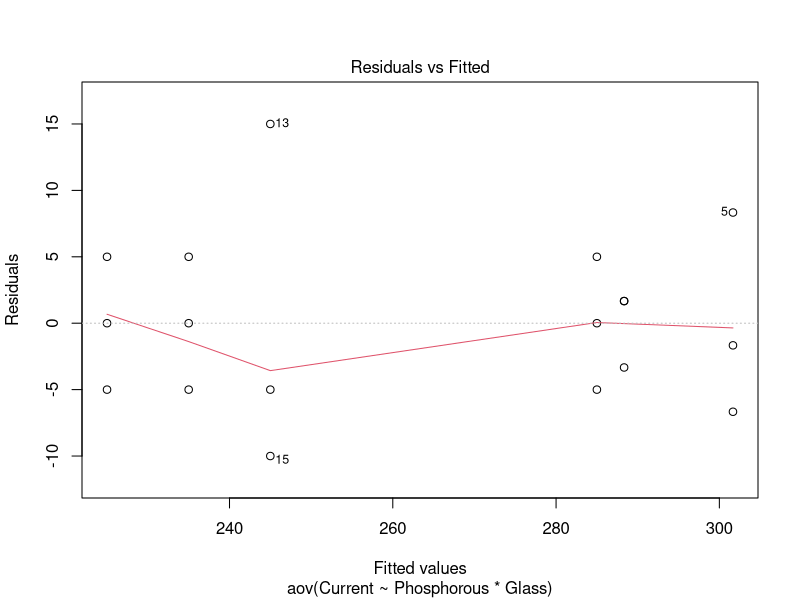
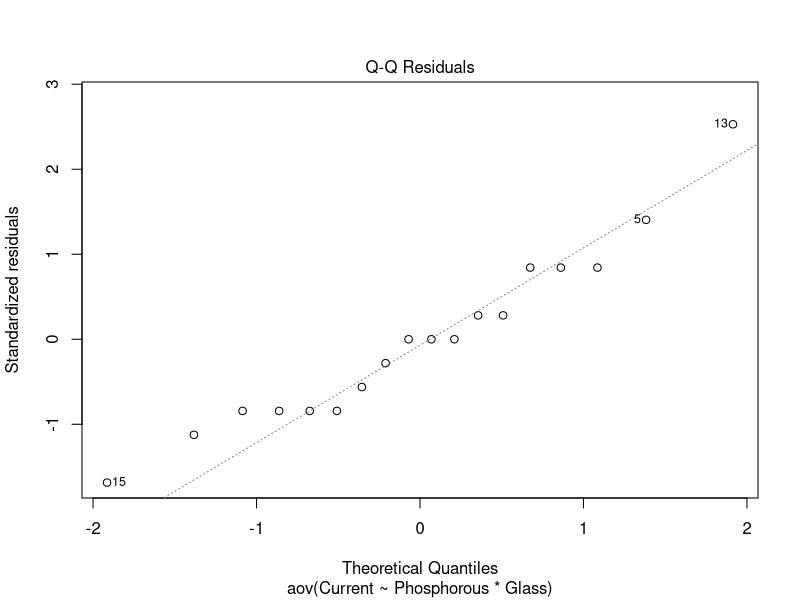
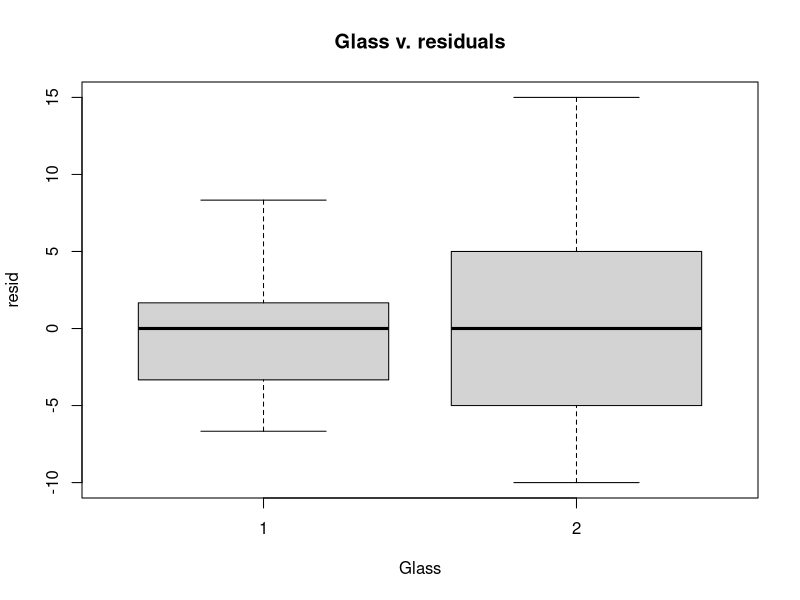
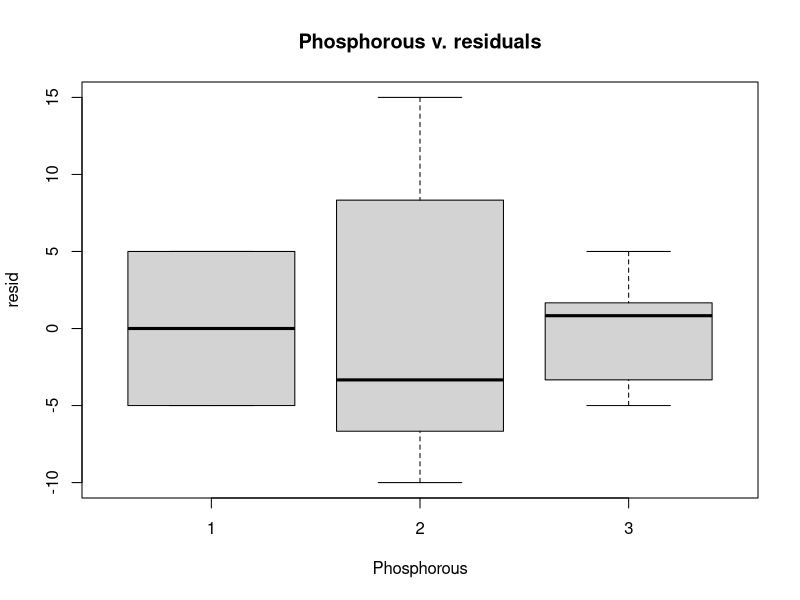
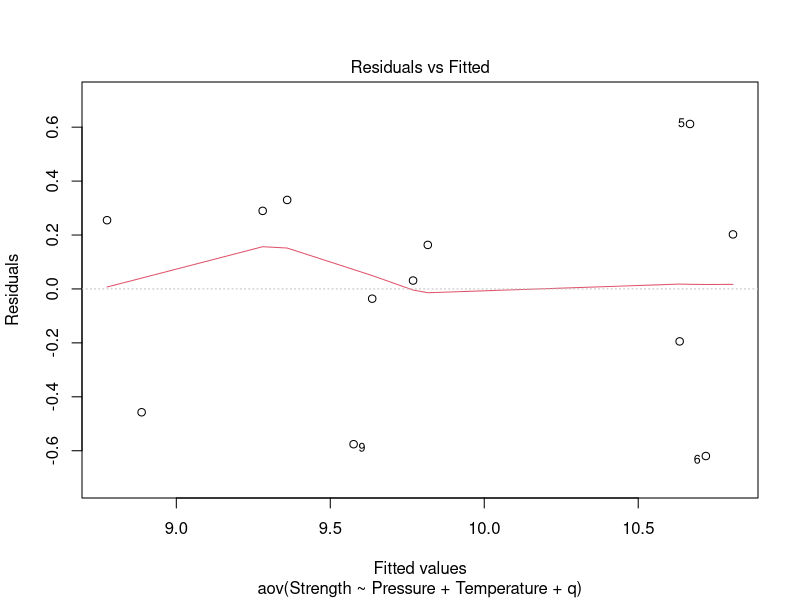
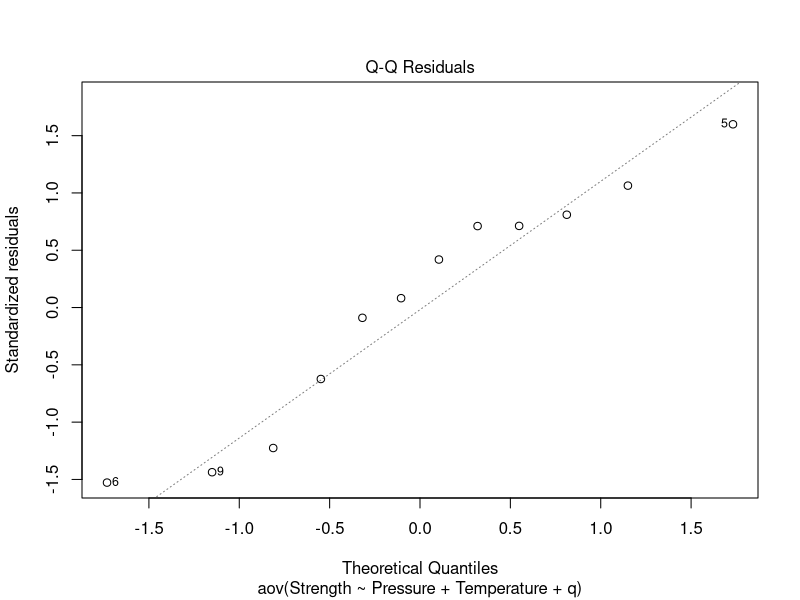
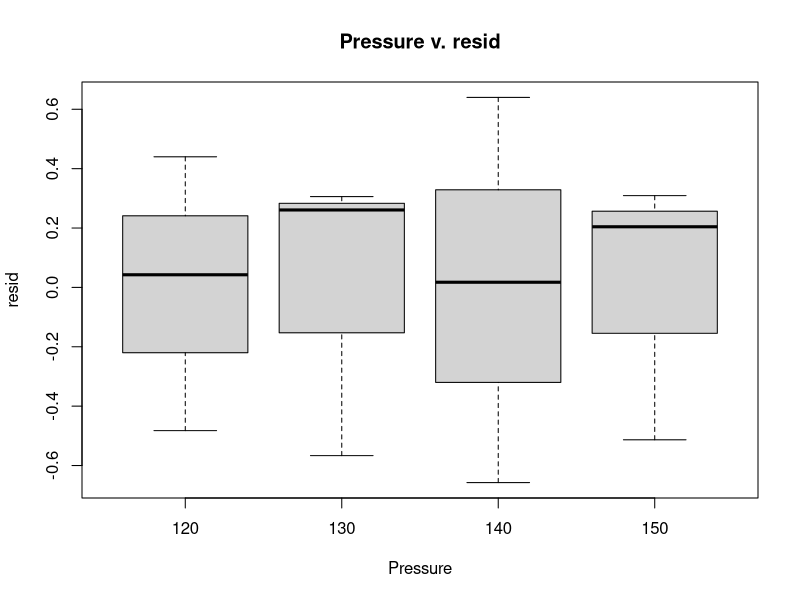
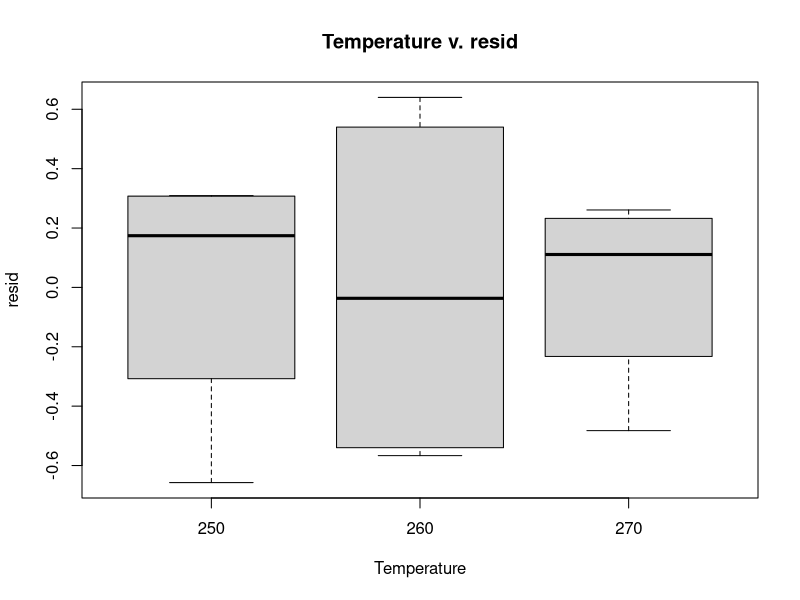

Write the R code that produced these figures, in order.
## ---- chunk 1
knitr::opts_chunk$set(cache = T, fig.width = 8, fig.height = 5, fig.align = 'center')
## ---- chunk 2
# DF
leftover_df <- 17 -12 - 1
leftover_df / 2

# SS (orthogonal since factorial design)
ss_interaction <- 231.551 - 105.327 - 80.554 - 0.322
ss_interaction

# MS
ss_interaction /2

# F values
f_A <- 0.322 / 8.7773
f_AB <- 22.674 / 8.7773
c(f_A, f_AB)

# p values
pf(f_A, 1, 12, lower.tail=F)
f_B <- 4.59
pf(f_B, 2, 12, lower.tail=F)
pf(f_AB, 2, 12, lower.tail=F)
## ---- chunk 3
tv <- read.csv("./Datasets/Q5-6.csv")
tv$Phosphorous <- as.factor(tv$Phosphorous)
tv$Glass <- as.factor(tv$Glass)
tv_aov <- aov(Current ~ Phosphorous*Glass, data=tv)
summary(tv_aov)
## ---- chunk 4
plot(tv_aov, c(1,2))
plot(tv
     $Glass, resid(tv_aov), main = 'Glass v. residuals', xlab='Glass', ylab='resid')
plot(
  tv$Phosphorous,
  resid(tv_aov),
  main = 'Phosphorous v. residuals',
  xlab = 'Phosphorous',
  ylab = 'resid'
)
## ---- chunk 5
adhesive <- read.csv("./Datasets/Q5-16.csv")
adhesive$Pressure <- as.factor(adhesive$Pressure)
adhesive$Temperature <- as.factor(adhesive$Temperature)

adhesive_aov <- aov(Strength ~ Pressure + Temperature, data = adhesive)
adhesive$q <- adhesive_aov$fitted.values^2 
adhesive_tukey_add <- aov(Strength ~ Pressure + Temperature + q, data = adhesive)
summary(adhesive_tukey_add)

# Model assumptions
plot(adhesive_tukey_add, c(1,2))
plot(adhesive$Pressure, resid(adhesive_aov), xlab="Pressure", ylab="resid", main="Pressure v. resid")
plot(adhesive$Temperature, resid(adhesive_aov), xlab="Temperature", ylab="resid", main="Temperature v. resid")
## ---- chunk 6
library(lmerTest)

chemicals <- read.csv("./Datasets/Q5-21.csv")
chemicals$Pressure <- as.factor(chemicals$Pressure)
chemicals$Day <- as.factor(chemicals$Day)
chemicals$Temperature <- as.factor(chemicals$Temperature)

chemicals_RE <- lmer(Yield ~ Pressure * Temperature + (1 | Day), data = chemicals)
anova(chemicals_RE)

ranova(chemicals_RE)

# Check for model assumptions
resid <- resid(chemicals_RE)
qqnorm(resid, datax = T)

plot(fitted(chemicals_RE), resid, main="fitted v. resid", xlab="fitted", ylab="resid")
plot(chemicals$Pressure, resid, main="Pressure v. resid", xlab="Pressure", ylab="resid")
plot(chemicals$Temperature, resid, main="Temperature v. resid", xlab="Temperature", ylab="resid")
plot(chemicals$Day, resid, main="Day v. resid", xlab="Day", ylab="resid")
